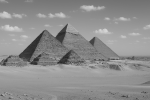
#> input picture 1_semester/algoritmes/hw/hw11/HW11_pyramid_A.png, 150 x 100 px
$ jupyter execute HW11_Signal_Alignment_2026.ipynb
#> lines starting #> are read from the running program, lines starting #| are printed output that depends on the picture
# HW11: find one scanline in a distorted copy
Use **HW11_pyramid_A.png** (source) and **HW11_pyramid_B.png** (target) for both tasks. Download them from the HW11 page or Drive and put them beside this notebook (in Colab, upload them to the runtime's Files panel). With both PNGs present, no archive or network connection is needed. If neither PNG is present, the setup regenerates and saves the same pair from `pyramid1.png` in the original course ZIP.

T4: compare pointwise distance with unrestricted DTW. T5: keep both images and the query fixed and change only the DTW band. You implement the scoring, ranking and traceback; the helpers load images and plot your results.

[cell 1]
from hashlib import sha256
from io import BytesIO
from pathlib import Path
from urllib.request import urlopen
from zipfile import ZipFile, is_zipfile

PAGE = "https://courses.cs.ut.ee/2026/algorithmics/fall/Main/HW11"

# [13 lines left out: function course_zip, not called in this run]

import matplotlib.pyplot as plt
import numpy as np
from PIL import Image

def image_panel(ax, pixels, title):
    ax.imshow(pixels, cmap="gray", vmin=0, vmax=255, interpolation="nearest")
    ax.set(title=title, xlabel="Column x", ylabel="Row y (0 at top)")

[cell 2]
PAIR_NAMES = ("HW11_pyramid_A.png", "HW11_pyramid_B.png")
PIXEL_HASHES = ("1c604093f348be71fa322c22ce628b041530fe4284801cf327619837ff538536",
                "217be88cf051705da12b919dfee616b8fe9908497ac56950bfe9f55ce2356fed")
SHIFT_ROWS = 8

# [10 lines left out: function make_target, not called in this run]

def make_pair(original):
    a = np.asarray(original.convert("L").resize((150, 100), Image.Resampling.BOX))
    return a, make_target(a)

def check_pixels(pixels, name, expected):
    if (pixels.shape != (100, 150) or pixels.dtype != np.uint8
            or sha256(pixels.tobytes()).hexdigest() != expected):
        raise ValueError(f"{name} differs from the course input. Use the unchanged grayscale PNG.")

def load_pair():
    paths = [Path(name) for name in PAIR_NAMES]
    present = [p.is_file() for p in paths]
    if any(present) and not all(present):
        raise FileNotFoundError(f"Place both PNGs in the working directory; missing {paths[present.index(False)]}.")
    if all(present):
        pair = []
        for path in paths:
            with Image.open(path) as image:
#> image is the input picture: PIL image 150x100 L; min 37, max 214, mean 142.1
                if image.format != "PNG" or image.mode != "L":
                    raise ValueError(f"{path}: expected a grayscale PNG, not a screenshot or RGB conversion.")
                pair.append(np.array(image))
    else:
        with course_zip("HW11images.zip") as archive, archive.open("pyramid1.png") as file:
            with Image.open(file) as original:
                pair = make_pair(original)
    for pixels, path, expected in zip(pair, paths, PIXEL_HASHES):
        check_pixels(pixels, path.name, expected)
#> this loop made 2 passes
    if not any(present):
        for pixels, path in zip(pair, paths):
            Image.fromarray(pixels).save(path)
    print(("Loaded" if all(present) else "Regenerated"), " and ".join(PAIR_NAMES))
    return tuple(pixels.astype(float) for pixels in pair)  # Avoid unsigned subtraction.

## T4. One query against 100 rows
A and B are already grayscale at the required size. Do not resize them again. The query is row 55 of A, read left to right. In B the pyramid has been squeezed horizontally and the scene shifted down. Score the entire query against each row of B by brightness alone. Use the known transformation to check your ranking **after** the search.

[cell 3]
A, B = load_pair()
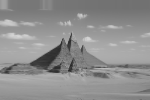
#> B: shape (100, 150) float64; min 40, max 214, mean 142.8
QUERY_Y = 55
query = A[QUERY_Y].copy()
#> query = 150 values, max 162 at index 8, min 46 at index 66, mean 123

fig, axes = plt.subplots(1, 2, figsize=(9, 3.8), layout="constrained")
image_panel(axes[0], A, "A: source")
axes[0].axhline(QUERY_Y, color="#b21a60", linewidth=1.8)
image_panel(axes[1], B, "B: search all 100 target rows")
plt.show()
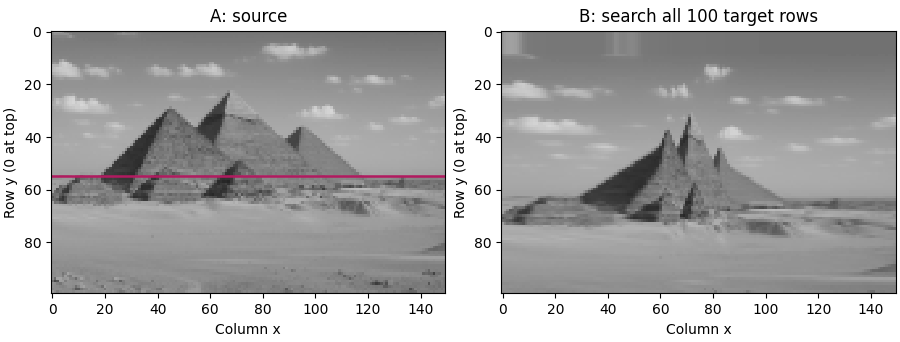
#> figure drawn by matplotlib, 2 panels
print(f"Query: A[{QUERY_Y}], length {len(query)}. Candidates: {B.shape[0]} rows.")
#| Query: A[55], length 150. Candidates: 100 rows.

### Turn your results into a report figure
Pass two arrays of 100 scores in **candidate row order**, not sorted by score. Also pass your two winning row numbers. The figure shows the marked images, the complete search and the selected profiles. The display helper never computes either score or picks a winner.

[cell 4]
# [30 lines left out: function show_row_search, not called in this run]

[cell 5]
# Calculate point_scores[y] and dtw_scores[y] for the query versus B[y].
# Determine point_y and dtw_y yourself; break ties by smaller row number.
# show_row_search(A, B, QUERY_Y, point_scores, dtw_scores, point_y, dtw_y)
# plt.show()

## T5. How wide a band is enough?
Continue with exactly the same A, B and query as T4. B compresses the middle 45% of the image width into 18% and expands the sides. Its vertical shift gives a known counterpart for the query. Rank every row by signal score alone; use the counterpart only to evaluate the results. The guides below mark corresponding columns and rows.

[cell 6]
truth_y = QUERY_Y + SHIFT_ROWS
fig, axes = plt.subplots(1, 2, figsize=(9, 3.8), layout="constrained")
for ax, pixels, title, guides, row in zip(axes, (A, B), ("A: source", "B: squeezed and shifted"),
        ((0.25, 0.70), (0.40, 0.58)), (QUERY_Y, truth_y)):
    image_panel(ax, pixels, title)
    for fraction in guides:
        ax.axvline(fraction * (pixels.shape[1] - 1), color="#147486", linestyle="--")
    ax.axhline(row, color="#b21a60", linewidth=1.5)
#> this loop made 2 passes
#> (title, guides, row) on passes 1 to 2: ('A: source', (0.25, 0.7), 55), ('B: squeezed and shifted', (0.4, 0.58), 63)
plt.show()
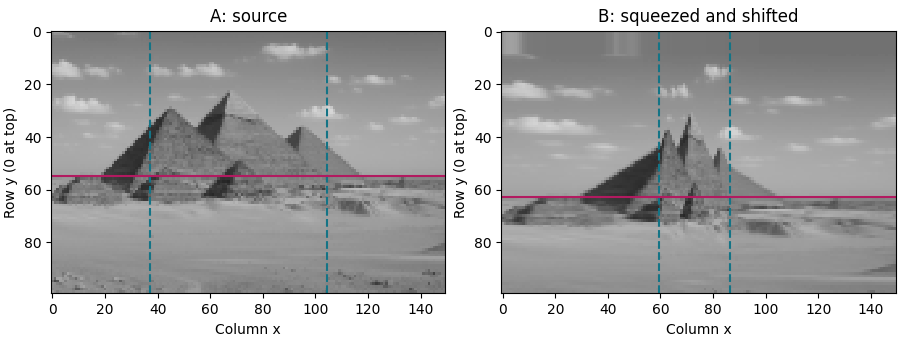
#> figure drawn by matplotlib, 2 panels

### Check a path you reconstructed
Use global DTW with squared local cost; a band restricts columns along the two signals, **not which image rows you search**. For the unrestricted query/counterpart pair, pass the table of accumulated costs without its extra boundary row and column, the forward path of zero-based index pairs, and your score. The helper checks the endpoints, moves and cost and plots the alignment.

[cell 7]
# [27 lines left out: function show_alignment, not called in this run]

[cell 8]
# Score all 100 rows of B for each band (0, 4, 12, unrestricted).
# Report the winner, rank of truth_y, winning cost and total interior cells evaluated.
# Width 0 must reproduce the T4 pointwise scores on B.
# For the unrestricted pair, call show_alignment(query, B[truth_y], costs, path, score).

## B2. Optional: remove a winding seam
Use image A at its supplied resolution; no additional input is needed. Compare seam removal and ordinary resizing to the same dimensions.

[cell 9]
small = Image.fromarray(A.astype(np.uint8))
ordinary_resize = small.resize((small.width - 20, small.height), Image.Resampling.LANCZOS)
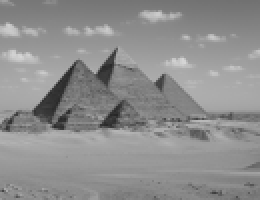
#> ordinary_resize: PIL image 130x100 L (shown 2 times larger); min 37, max 214, mean 142.1
print("Seam experiment:", small.size, "->", ordinary_resize.size)
#| Seam experiment: (150, 100) -> (130, 100)
